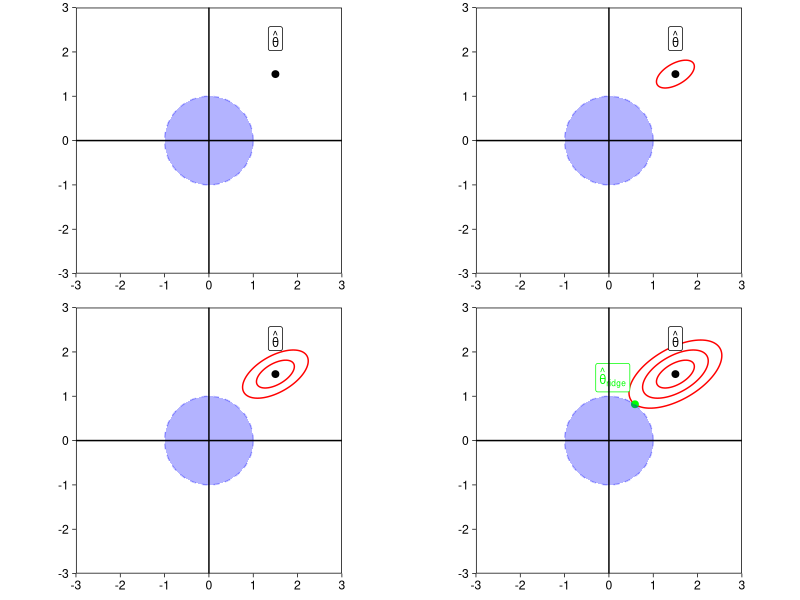
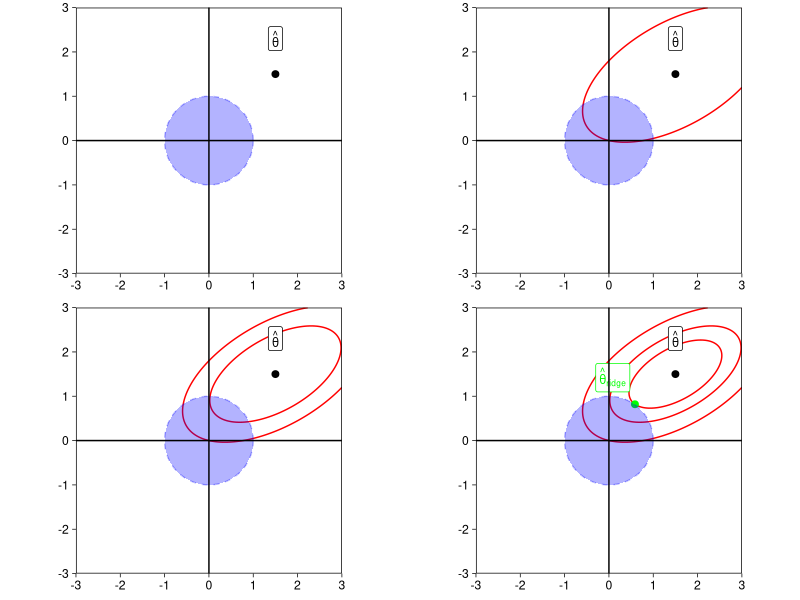
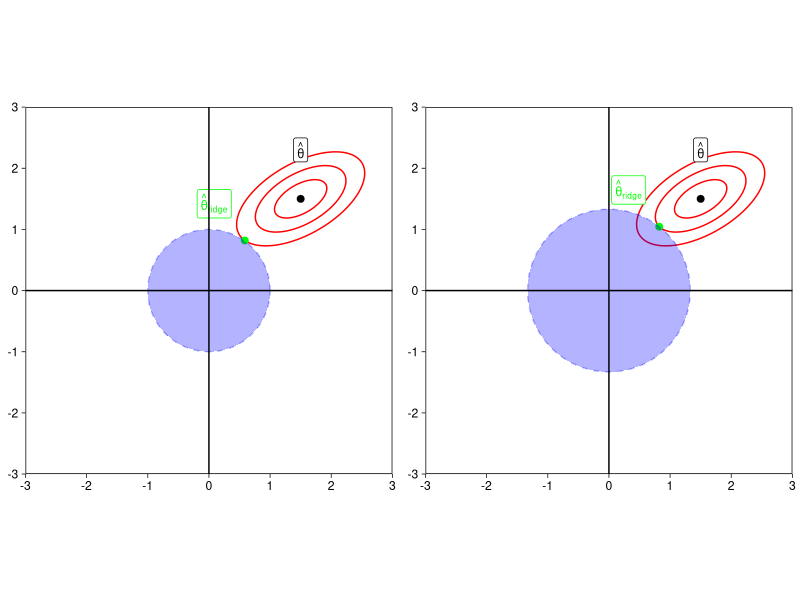
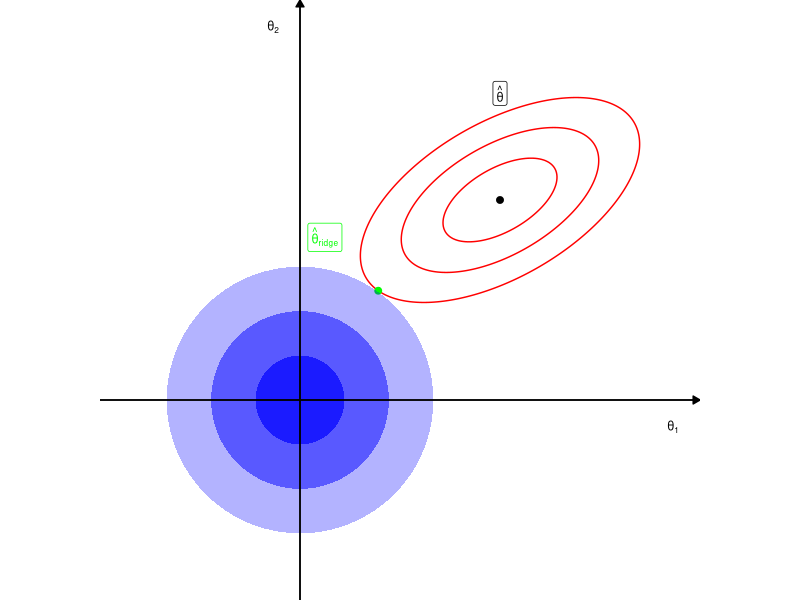

Write R code to recreate these figures, in order.
# ------------------------------------------------------------------------------
# l2, nonlin

# FIG: schematic diagrams of ridge regularization
#  (1) increase objective function until the constraints are met 
#  (2) optimize the objective function till optimum under constraints
#  (3) different strength of ridge constraint
#  (4) single schematic diagram
# ------------------------------------------------------------------------------

library(ggplot2)
library(grid)
library(dplyr)
library(gridExtra)
library(pracma)

# DATA -------------------------------------------------------------------------

# Define the grid for plotting
x <- seq(-3.0, 3.0, length.out = 400)
y <- seq(-3.0, 3.0, length.out = 400)
X <- outer(rep(1, length(x)), y)
Y <- outer(x, rep(1, length(y)))

# Define elliptical parameters
a <- 1.5
b <- 0.75
rotation_angle <- -30
constraint_radius <- 1.0
objective_center <- c(1.5, 1.5)

# Rotated elliptical objective function
rotated_elliptical_objective <- function(X, Y, center, a, b, angle_deg) {
  angle_rad <- deg2rad(angle_deg)
  X_rot <- cos(angle_rad) * (X - center[1]) - sin(angle_rad) * (Y - center[2])
  Y_rot <- sin(angle_rad) * (X - center[1]) + cos(angle_rad) * (Y - center[2])
  (X_rot^2 / a^2) + (Y_rot^2 / b^2)
}

Z_rotated_elliptical <- rotated_elliptical_objective(X, Y, objective_center, a, b, rotation_angle)

# Create data frame for ggplot
data <- data.frame(
  x = as.vector(X),
  y = as.vector(Y),
  z = as.vector(Z_rotated_elliptical)
)

# Function to create plots
create_plot <- function(data, levels, objective_center, constraint_radius, type, last_plot = FALSE){
  #type: outside / inside
  p <- ggplot()
  if(length(levels)!=0){
    p <- p +
      geom_contour(data = data, aes(x = x, y = y, z = z), color = 'red', breaks = levels)
    if (last_plot){
      plot_build <- ggplot_build(p)
      plot_data <- plot_build$data[[1]]
      level_value <- ifelse(type=="outside", max(levels), min(levels))
      filtered_data <- plot_data[plot_data$level == level_value, c("x","y")]
      distances <- sqrt(filtered_data$x^2 + filtered_data$y^2)
      min_idx <- which.min(abs(distances - constraint_radius))
      intersection_point <- filtered_data[min_idx,]
      p <- p + 
        geom_point(aes(x = intersection_point[[1]], y = intersection_point[[2]]), color = 'green', size = 2) +
        annotate("label", x = intersection_point[[1]] - 0.5, y = intersection_point[[2]] + 0.6, label = expression(hat(theta)[ridge]), color = "green", size = 3)
    }
  }
  
  # Create data for the circle
  theta <- seq(0, 2 * pi, length.out = 100)
  center <- c(0, 0)
  circle_data <- data.frame(
    x = center[1] + constraint_radius * cos(theta),
    y = center[2] + constraint_radius * sin(theta)
  )
  
  # Plot the circle with dashed lines and blue color
  p <- p +
    geom_path(data = circle_data, aes(x = x, y = y), color = 'blue', linetype = 'dashed', size = 0.5, alpha = 0.3) +
    geom_polygon(data = circle_data, aes(x = x, y = y), fill = 'blue', alpha = 0.3) # Fill the circle with blue color and alpha 0.3
  
  p <- p +
    geom_point(aes(x = objective_center[1], y = objective_center[2]), color = "black", size = 2) +
    annotate("label", x = objective_center[1], y = objective_center[2]+0.8, label = expression(hat(theta)), color = "black", size = 3) + 
    geom_hline(yintercept = 0, color = 'black', size = 0.5) +
    geom_vline(xintercept = 0, color = 'black', size = 0.5) +
    theme_linedraw() +
    theme(
      panel.grid = element_blank(),
      axis.title = element_blank(),
      plot.title = element_blank()
    ) + 
    coord_fixed(xlim = c(-3, 3), ylim = c(-3, 3), expand = FALSE)
  return(p)
}

# PLOT 1: outside --------------------------------------------------------------
# increase objective function until the constraints are met

contour_levels <- list(
  c(),
  c(0.1),
  c(0.1, 0.3),
  c(0.1, 0.3, 0.6)
)

plots_out <- lapply(1:4, function(i) {
  create_plot(data, contour_levels[[i]], objective_center, constraint_radius, type="outside", last_plot = (i == 4))
})

p_outside <- grid.arrange(grobs = plots_out, nrow = 2, ncol = 2)

# PLOT 2: inside ---------------------------------------------------------------
# optimize the objective function till optimum under constraints

contour_levels <- list(
  c(),
  c(2.4),
  c(1.2, 2.4),
  c(0.6, 1.2, 2.4)
)

# Generate plots
plots_in <- lapply(1:4, function(i) {
  create_plot(data, contour_levels[[i]], objective_center, constraint_radius, type="inside", last_plot = (i == 4))
})

# Arrange plots in a 2x2 grid
p_inside <- grid.arrange(grobs = plots_in, nrow = 2, ncol = 2)

# PLOT 3: constraints ----------------------------------------------------------
# different strength of ridge constraint

contour_levels <- c(0.1, 0.3, 0.6)

# p1
p1 <- ggplot() + 
  geom_contour(data = data, aes(x = x, y = y, z = z), color = 'red', breaks = contour_levels)

plot_build_1 <- ggplot_build(p1)
plot_data_1 <- plot_build_1$data[[1]]
filtered_data_1 <- plot_data_1[plot_data_1$level == 0.6, c("x","y")]
distances_1 <- sqrt(filtered_data_1$x^2 + filtered_data_1$y^2)
min_idx_1 <- which.min(abs(distances_1 - constraint_radius))
intersection_point_1 <- filtered_data_1[min_idx_1,]
  
p1 <- p1 + 
    geom_point(aes(x = intersection_point_1[[1]], y = intersection_point_1[[2]]), color = 'green', size = 2) +
    annotate("label", x = intersection_point_1[[1]] - 0.5, y = intersection_point_1[[2]] + 0.6, label = expression(hat(theta)[ridge]), color = "green", size = 3)

theta <- seq(0, 2 * pi, length.out = 100)
center <- c(0, 0)
circle_data_1 <- data.frame(
  x = center[1] + cos(theta),
  y = center[2] + sin(theta)
)
  
p1 <- p1 +
  geom_path(data = circle_data_1, aes(x = x, y = y), color = 'blue', linetype = 'dashed', size = 0.5, alpha = 0.3) +
  geom_polygon(data = circle_data_1, aes(x = x, y = y), fill = 'blue', alpha = 0.3) +
  geom_point(aes(x = objective_center[1], y = objective_center[2]), color = "black", size = 2) +
  annotate("label", x = objective_center[1], y = objective_center[2]+0.8, label = expression(hat(theta)), color = "black", size = 3) + 
  geom_hline(yintercept = 0, color = 'black', size = 0.5) +
  geom_vline(xintercept = 0, color = 'black', size = 0.5) +
  theme_linedraw() +
  theme(
    panel.grid = element_blank(),
    axis.title = element_blank(),
    plot.title = element_blank()
  ) + 
  coord_fixed(xlim = c(-3, 3), ylim = c(-3, 3), expand = FALSE)

# p2
constraint_radius <- 1.33
level_value <- 0.3

p2 <- ggplot() + 
  geom_contour(data = data, aes(x = x, y = y, z = z), color = 'red', breaks = contour_levels)

plot_build <- ggplot_build(p2)
plot_data <- plot_build$data[[1]]
filtered_data <- plot_data[plot_data$level == level_value, c("x","y")]
distances <- sqrt(filtered_data$x^2 + filtered_data$y^2)
min_idx <- which.min(abs(distances - constraint_radius))
intersection_point <- filtered_data[min_idx,]

p2 <- p2 + 
  geom_point(aes(x = intersection_point[[1]], y = intersection_point[[2]]), color = 'green', size = 2) +
  annotate("label", x = intersection_point[[1]] - 0.5, y = intersection_point[[2]] + 0.6, label = expression(hat(theta)[ridge]), color = "green", size = 3)

theta <- seq(0, 2 * pi, length.out = 100)
center <- c(0, 0)
circle_data <- data.frame(
  x = center[1] + constraint_radius * cos(theta),
  y = center[2] + constraint_radius * sin(theta)
)


p2 <- p2 +
  geom_path(data = circle_data, aes(x = x, y = y), color = 'blue', linetype = 'dashed', size = 0.5, alpha = 0.3) +
  geom_polygon(data = circle_data, aes(x = x, y = y), fill = 'blue', alpha = 0.3) +
  geom_point(aes(x = objective_center[1], y = objective_center[2]), color = "black", size = 2) +
  annotate("label", x = objective_center[1], y = objective_center[2]+0.8, label = expression(hat(theta)), color = "black", size = 3) + 
  geom_hline(yintercept = 0, color = 'black', size = 0.5) +
  geom_vline(xintercept = 0, color = 'black', size = 0.5) +
  theme_linedraw() +
  theme(
    panel.grid = element_blank(),
    axis.title = element_blank(),
    plot.title = element_blank()
  ) + 
  coord_fixed(xlim = c(-3, 3), ylim = c(-3, 3), expand = FALSE)

# Arrange plots in a 1x2 grid
p_cons <- grid.arrange(p1, p2, nrow = 1, ncol = 2)

# PLOT 4: single schematic plot ------------------------------------------------

constraint_radius <- 1
contour_levels <- c(0.1, 0.3, 0.6)
level_value <- 0.6

p <- ggplot() + 
  geom_contour(data = data, aes(x = x, y = y, z = z), color = 'red', breaks = contour_levels)

plot_build <- ggplot_build(p)
plot_data <- plot_build$data[[1]]
filtered_data <- plot_data[plot_data$level == level_value, c("x","y")]
distances <- sqrt(filtered_data$x^2 + filtered_data$y^2)
min_idx <- which.min(abs(distances - constraint_radius))
intersection_point <- filtered_data[min_idx,]

p <- p + 
  geom_point(aes(x = intersection_point[[1]], y = intersection_point[[2]]), color = 'green', size = 2) +
  annotate("label", x = intersection_point[[1]] - 0.4, y = intersection_point[[2]] + 0.4, label = expression(hat(theta)[ridge]), color = "green", size = 3)
theta <- seq(0, 2 * pi, length.out = 100)
center <- c(0, 0)
circle_datas <- data.frame(
  x1 = center[1] + constraint_radius * cos(theta),
  y1 = center[2] + constraint_radius * sin(theta),
  x2 = center[1] + (constraint_radius / 1.5)* cos(theta),
  y2 = center[2] + (constraint_radius / 1.5) * sin(theta),
  x3 = center[1] + (constraint_radius / 3) * cos(theta),
  y3 = center[2] + (constraint_radius / 3) * sin(theta)
)

p <- p +
  geom_polygon(data = circle_datas, aes(x = x1, y = y1), fill = 'blue', alpha = 0.3) +
  geom_polygon(data = circle_datas, aes(x = x2, y = y2), fill = 'blue', alpha = 0.5) +
  geom_polygon(data = circle_datas, aes(x = x3, y = y3), fill = 'blue', alpha = 0.7) +
  geom_point(aes(x = objective_center[1], y = objective_center[2]), color = "black", size = 2) +
  annotate("label", x = objective_center[1], y = objective_center[2]+0.8, label = expression(hat(theta)), color = "black", size = 3) + 
  geom_hline(yintercept = 0, color = 'black', size = 0.5) +
  geom_vline(xintercept = 0, color = 'black', size = 0.5) +
  geom_segment(aes(x = 0, y = -1.5, xend = 0, yend = 3), color = 'black', 
               arrow = arrow(length = unit(0.2, "cm"), ends = "last", type = "closed")) +  # y-axis with arrow
  annotate("text", x = -0.2, y = 2.8, label = expression(theta[2]), color = "black", size = 3) + 
  geom_segment(aes(x = -1.5, y = 0, xend = 3, yend = 0), color = 'black', 
               arrow = arrow(length = unit(0.2, "cm"), ends = "last", type = "closed")) +  # x-axis with arrow
  annotate("text", x = 2.8, y = -0.2, label = expression(theta[1]), color = "black", size = 3) + 
  theme_void() +
  theme(
    panel.grid = element_blank(),
    axis.title = element_blank(),
    plot.title = element_blank()
  ) + 
  coord_fixed(xlim = c(-1.5, 3), ylim = c(-1.5, 3), expand = FALSE)

ggsave(filename = "../ridge_perspectives_01.png", plot = p_outside, width = 6, height = 6)
ggsave(filename = "../ridge_perspectives_02.png", plot = p_inside, width = 6, height = 6)
ggsave(filename = "../ridge_perspectives_03.png", plot = p_cons, width = 6, height = 3)
ggsave(filename = "../ridge_perspectives_04.png", plot = p, width = 3, height = 3)
